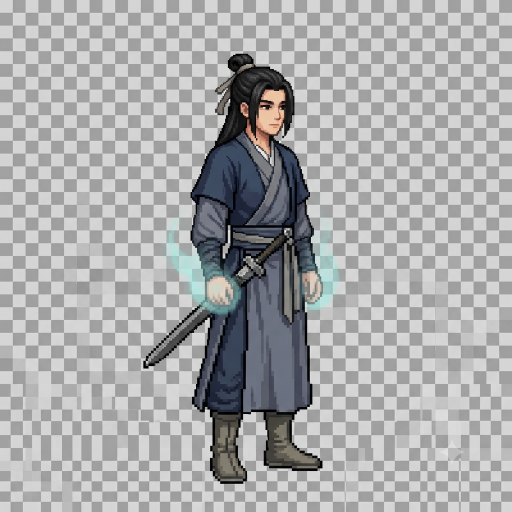
#> input picture tools/hero_luyenkhi_design.png, 1024 x 1024 px, found by its file name (shown at 1/2 size); the run also reads 2 pictures not shown here
$ python cut_heroes.py hero_luyenkhi_design.png hero_trucco_design.png
#> lines starting #> are read from the running program, lines starting #| are printed output that depends on the picture; after the words box and inside, x2 and y2 are one past the last pixel; in counts of white or black regions, pixels touching at a corner belong together
"""Tách nhân vật theo cảnh giới từ ảnh thiết kế nền ô cờ giả (xám/trắng).
Nền: điểm trung tính (ít màu) trong dải sáng của ô cờ, nối với mép ảnh — viền đen nét pixel chặn lại nên
không ăn vào người. Vệt linh khí xanh nhạt và vòng phù văn nối với nền cũng bị bỏ (nền tự vẽ hiệu ứng).
Xuất vào thư mục img:
  hero_<cg>_stand.png  (hình đứng nét, cao 360px)      · hero_<cg>.png / _48.png / _24.png (sprite pixel, quay phải)
  med_<cg>.png         (hình ngồi thiền nét, cao 400px)
Dùng: python tools/cut_heroes.py tools wwwroot/img   (đọc tools/hero_*_design.png)"""
import sys
import numpy as np
from PIL import Image
from scipy import ndimage

SRC, OUT = sys.argv[1], sys.argv[2]

TOL = 14
def cutout(a, glow=True, extra_bg=None, keep=.02, tol=None, loose_n=30, aura_k=(18, 22)):
    """a: HxWx3 int. Trả mặt nạ người (True).
    Nền = điểm ít màu trong dải sáng của ô cờ (đo ở mép ảnh), nối với mép; túi kẹt bên trong chỉ coi là nền khi
    có đủ cả ô sáng lẫn ô tối (ô cờ thật), để không ăn vào áo xám cùng độ sáng."""
#> called with glow = True, keep = 0.02, loose_n = 30, aura_k = (18, 22)
    mx, mn = a.max(-1), a.min(-1); v = a.mean(-1); sat = mx - mn
#> after `sat = mx - mn`:
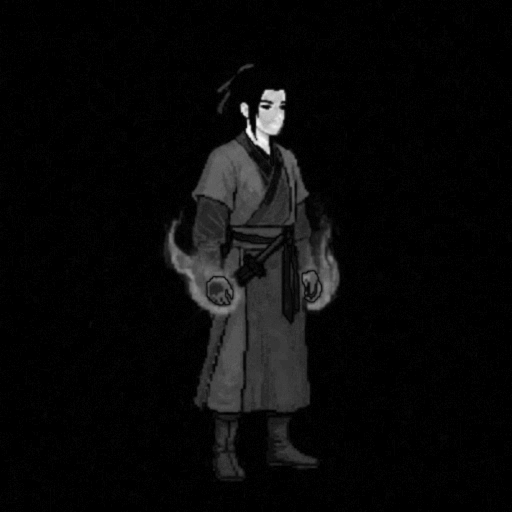
#> sat: shape (1024, 1024) int64 (shown at 1/2 size); min 0, max 96, mean 3.5; drawn with min black and max white
    e = np.concatenate([a[:6].reshape(-1, 3), a[-6:].reshape(-1, 3), a[:, :6].reshape(-1, 3), a[:, -6:].reshape(-1, 3)])
    e = e[(e.max(-1) - e.min(-1)) <= 20].mean(-1)
    lo, hi = np.percentile(e, 1) - 14, np.percentile(e, 99) + 14
#> lo = 141; hi = 231
    t1, t2 = np.percentile(e, 20), np.percentile(e, 80)              # 2 sắc độ ô cờ (chia 2 cụm)
#> t1 = 160; t2 = 213
    for _ in range(10):
        c = np.abs(e - t1) < np.abs(e - t2); t1, t2 = e[c].mean(), e[~c].mean()
    mid = (t1 + t2) / 2
#> mid = 186.6
    tol = TOL if tol is None else tol
    cand = (sat <= 20) & ((np.abs(v - t1) <= tol) | (np.abs(v - t2) <= tol))
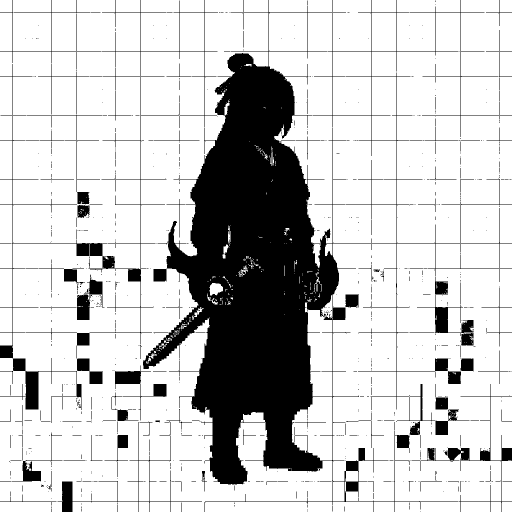
#> cand: shape (1024, 1024) bool (shown at 1/2 size); 78.7% white; 864 black regions (739 under 20 px), largest, box (x1, y1, x2, y2) and area: (286, 0, 1024, 1024) 183757, (0, 0, 436, 846) 11149, (823, 768, 1024, 1024) 2925
    if extra_bg is not None: cand |= extra_bg
    lab, n = ndimage.label(cand)
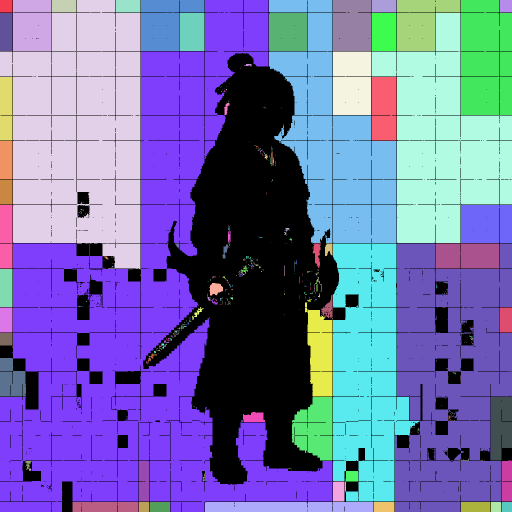
#> lab: shape (1024, 1024) int32 (shown at 1/2 size); 549 distinct labels, from 0 to 548; one colour per label, 0 black
#> n = 548
    border = set(np.unique(np.concatenate([lab[0], lab[-1], lab[:, 0], lab[:, -1]]))) - {0}
#> border = 36 items
    bg = np.isin(lab, list(border))
#> bg: shape (1024, 1024) bool; 67.3% white; 725 black regions (610 under 20 px), largest, box (x1, y1, x2, y2) and area: (286, 0, 1024, 1024) 299677, (0, 0, 436, 846) 15005, (116, 843, 404, 1024) 3845
    dark, light = cand & (v < mid - 8), cand & (v > mid + 8)
#> dark: shape (1024, 1024) bool; 39.2% white; 570 white regions (296 under 20 px), largest, box (x1, y1, x2, y2) and area: (46, 666, 282, 1004) 25080, (26, 487, 281, 742) 16494, (282, 231, 410, 486) 11589
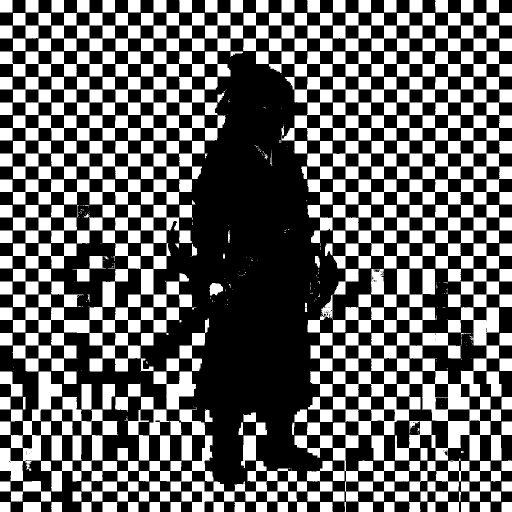
#> light: shape (1024, 1024) bool (shown at 1/2 size); 39.6% white; 535 white regions (188 under 20 px), largest, box (x1, y1, x2, y2) and area: (790, 614, 998, 921) 18748, (26, 614, 281, 743) 10332, (0, 743, 124, 963) 7298
    for i, sl in enumerate(ndimage.find_objects(lab), 1):
        if i in border or sl is None: continue
        mm = lab[sl] == i; d, l = (dark[sl] & mm).sum(), (light[sl] & mm).sum()
        if d >= 60 and l >= 60 and min(d, l) / max(d, l) > .25: bg[sl] |= mm
#> this loop made 548 passes
#> (mm, d, l) on passes 20 to 22: ([True], 1, 0), ([True], 1, 0), ([True], 1, 0)
#> bg: shape (1024, 1024) bool; 78.3% white; 834 black regions (709 under 20 px), largest, box (x1, y1, x2, y2) and area: (286, 0, 1024, 1024) 188202, (0, 0, 436, 846) 11205, (823, 768, 1024, 1024) 2979
    if extra_bg is not None: bg |= extra_bg
    # ô cờ lệch sắc (bị ám màu, khử răng cưa) sát nền: lan thêm tối đa 30px qua điểm ít màu trong dải sáng ô cờ
    loose = (sat <= 22) & (v >= lo) & (v <= hi)
#> loose: shape (1024, 1024) bool; 84.4% white; 34 black regions (32 under 20 px), largest, box (x1, y1, x2, y2) and area: (287, 107, 678, 969) 163947, (651, 459, 660, 475) 77
    for _ in range(loose_n):
        grow = ndimage.binary_dilation(bg) & loose & ~bg
        if not grow.any(): break
        bg |= grow
#> bg: shape (1024, 1024) bool; 83.9% white; 8 black regions (6 under 20 px), largest, box (x1, y1, x2, y2) and area: (287, 107, 678, 969) 168508, (651, 459, 660, 475) 77
    if glow:   # vệt linh khí xanh nhạt / phù văn: sáng, ngả lam-lục, lan từ nền
        R, G, B = a[..., 0], a[..., 1], a[..., 2]
        aura = ((G - R > aura_k[0]) | (B - R > aura_k[1])) & (v > max(t1, t2) - 6) & (mn > 80)   # chỉ vệt sáng nhạt, không ăn vào áo lam / ngọc
#> aura: shape (1024, 1024) bool; 0.44% white; 16 white regions (6 under 20 px), largest, box (x1, y1, x2, y2) and area: (358, 505, 409, 589) 2117, (640, 538, 665, 563) 592, (336, 487, 358, 512) 463
        for _ in range(40):
            grow = ndimage.binary_dilation(bg) & aura & ~bg
            if not grow.any(): break
            bg |= grow
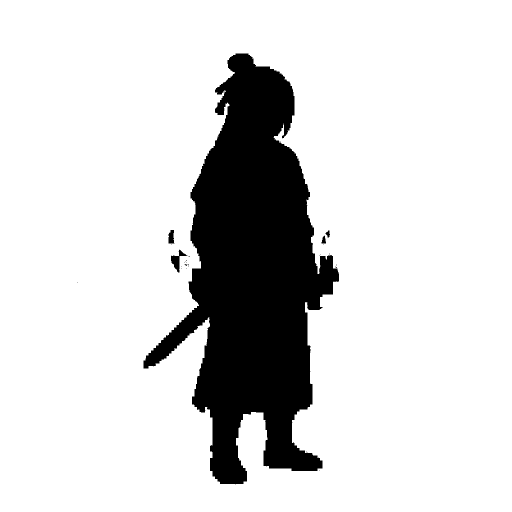
#> bg: shape (1024, 1024) bool (shown at 1/2 size); 84.2% white; 33 black regions (28 under 20 px), largest, box (x1, y1, x2, y2) and area: (287, 107, 678, 969) 164700, (342, 499, 375, 545) 517, (337, 460, 349, 487) 260, (643, 471, 652, 487) 95, (651, 461, 660, 475) 74
    fg = ~bg
    fg = ndimage.binary_opening(fg, iterations=1)
#> fg: shape (1024, 1024) bool; 15.8% white; 6 white regions, box (x1, y1, x2, y2) and area: (287, 107, 678, 969) 164472, (342, 511, 359, 545) 400, (337, 460, 348, 487) 255, (358, 500, 373, 512) 107, (643, 472, 652, 487) 90, (651, 461, 660, 475) 71
    lab2, n2 = ndimage.label(fg)
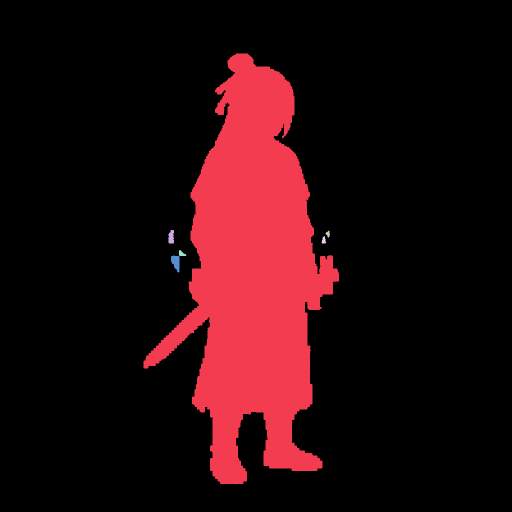
#> lab2: shape (1024, 1024) int32 (shown at 1/2 size); 7 distinct labels, from 0 to 6; one colour per label, 0 black
#> n2 = 6
    if n2:
        s = ndimage.sum(fg, lab2, range(1, n2 + 1))
#> s = [164472, 255, 71, 90, 107, 400]
        fg = np.isin(lab2, [i + 1 for i, x in enumerate(s) if x >= s.max() * keep])
#> fg: shape (1024, 1024) bool; 15.7% white; 1 white region, box (x1, y1, x2, y2) and area: (287, 107, 678, 969) 164472
    return fg

def rgba(a, m):
    return Image.fromarray(np.dstack([a, m * 255]).astype(np.uint8))
#> returned value: PIL image 1024x1024 RGBA

def crop(im):
    al = np.array(im)[..., 3]; ys, xs = np.nonzero(al)
    return im.crop((xs.min(), ys.min(), xs.max() + 1, ys.max() + 1))
#> returned value: PIL image 391x862 RGBA

def fit_h(im, h):
#> called with h = 360
    w = round(im.width * h / im.height)
#> w = 163
    arr = np.array(im).astype(float); al = arr[..., 3:] / 255
#> after `al = arr[..., 3:] / 255`: al: shape (862, 391, 1) float64; values 0 (black) and 1 (white), 48.8% white; 1 white region, box (x1, y1, x2, y2) and area: (0, 0, 391, 862) 164472
    pm = Image.fromarray(np.concatenate([arr[..., :3] * al, al * 255], -1).round().astype(np.uint8))
    r = np.array(pm.resize((w, h), Image.LANCZOS)).astype(float)
    a2 = np.clip(r[..., 3:], 0, 255) / 255
    rgb = np.where(a2 > .004, r[..., :3] / np.maximum(a2, 1e-3), 0)
    return Image.fromarray(np.concatenate([np.clip(rgb, 0, 255), a2 * 255], -1).round().astype(np.uint8))
#> returned value: PIL image 163x360 RGBA

OL = np.array([11, 8, 6])
def sprite(im, S, pad=1):
    """sprite pixel SxS: thu nhỏ kiểu BOX (giữ màu), ngưỡng alpha, viền tối 1px, chân sát đáy, căn giữa."""
#> called with S = 48, pad = 1
    sp = crop(im)
    s = min((S - 2 * pad) / sp.width, (S - 2 * pad) / sp.height)
#> s = 0.0534
    w, h = max(1, round(sp.width * s)), max(1, round(sp.height * s))
#> w = 21; h = 46
    arr = np.array(sp).astype(float); al = arr[..., 3:] / 255
    pm = Image.fromarray(np.concatenate([arr[..., :3] * al, al * 255], -1).astype(np.uint8)).resize((w, h), Image.BOX)
#> pm: PIL image 21x46 RGBA
    r = np.array(pm).astype(float); a2 = r[..., 3] / 255
    rgb = np.where(a2[..., None] > 0, r[..., :3] / np.maximum(a2[..., None], 1e-6), 0)
#> rgb: shape (46, 21, 3) float64
    m = a2 >= .5
#> m: shape (46, 21) bool; 49.3% white; 1 white region, box (x1, y1, x2, y2) and area: (0, 0, 21, 46) 476
    can = np.zeros((S, S, 3)); cm = np.zeros((S, S), bool)
    x0, y0 = (S - w) // 2, S - pad - h
#> x0 = 13; y0 = 1
    can[y0:y0 + h, x0:x0 + w][m] = rgb[m]; cm[y0:y0 + h, x0:x0 + w] = m
#> after `can[y0:y0 + h, x0:x0 + w][m] = rgb[m]`:
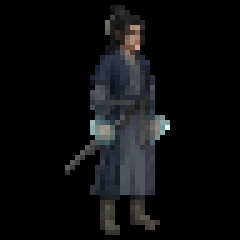
#> can: shape (48, 48, 3) float64 (shown 5 times larger); mean R, G, B 16.9, 17.6, 18.9; drawn with min black and max white
    ring = ndimage.binary_dilation(cm) & ~cm; can[ring] = OL; cm |= ring
    return Image.fromarray(np.dstack([can, cm * 255]).astype(np.uint8))

def load(name):
    return np.array(Image.open(f'{SRC}/{name}').convert('RGB')).astype(int)

# ---- hình đứng (3 cảnh giới) · bỏ thanh kiếm bay khỏi sprite nhỏ ----
STAND = {'luyenkhi': ('hero_luyenkhi_design.png', None), 'trucco': ('hero_trucco_design.png', (700, 210, 760, 570)),
         'kimdan': ('hero_kimdan_design.png', None)}
for cg, (fn, sword) in STAND.items():
    a = load(fn); m = cutout(a)
    if sword:                                                            # kiếm bay tách rời: giữ trong ảnh nét
        x0, y0, x1, y1 = sword; sub = cutout(a, keep=.0)[y0:y1, x0:x1]
        lab, n = ndimage.label(sub)
        if n: sz = ndimage.sum(sub, lab, range(1, n + 1)); m[y0:y1, x0:x1] |= lab == (np.argmax(sz) + 1)
    hd = crop(rgba(a, m))
    fit_h(hd, 360).save(f'{OUT}/hero_{cg}_stand.png')
    sm = m.copy()
    if sword: x0, y0, x1, y1 = sword; sm[y0:y1, x0:x1] = False    # kiếm bay tách rời: không đưa vào sprite nhỏ
    sp = crop(rgba(a, sm))
    fit_h(sp, 360).save(f'{OUT}/hero_{cg}.png')
    sprite(sp, 48).save(f'{OUT}/hero_{cg}_48.png')
    sprite(sp, 24).save(f'{OUT}/hero_{cg}_24.png')

# ---- hình ngồi: Luyện Khí, Trúc Cơ từ bảng 4 người (bỏ chiếu, kiếm cắm, vòng phù văn); Kim Đan từ ảnh riêng ----
sheet = load('hero_med_design.png')
# khung người (x0, y0, x1, y1) · mẫu màu chiếu (vùng chiếu không bị người che) · chiếu bắt đầu từ y = MAT_Y
MED = {'luyenkhi': ((97, 335, 300, 690), (95, 612, 125, 668)), 'trucco': ((302, 335, 515, 690), (302, 620, 320, 668))}
MAT_Y = 585
def mat_mask(a, kind, y_off):
    """chiếu ngồi (bỏ đi): Luyện Khí chiếu cói vàng lục, Trúc Cơ chiếu ngọc — chọn theo sắc màu, chỉ ở dải dưới."""
    R, G, B = a[..., 0], a[..., 1], a[..., 2]; v = a.mean(-1)
    if kind == 'luyenkhi': m = (G > B + 22) & (R > B + 8) & (G >= R - 10)         # chiếu cói vàng lục + viền lục sẫm (áo lam xám không lọt)
    else: m = (G > R + 45) & (v > 105) & (np.abs(G - B) < 45)                    # ngọc sáng (áo ngọc tối không lọt)
    m = ndimage.binary_closing(m, iterations=2) & ~((G < 70) & (v < 70)) | (m & True)
    # viền tối của chiếu: điểm tối kề vùng chiếu, ngả lục
    border = ndimage.binary_dilation(m, iterations=3) & (G > R + 8) & (v < 90) & ~m
    m |= border
    m[:max(0, MAT_Y - y_off)] = False
    return m
mats = np.zeros(sheet.shape[:2], bool)
for cg, ((x0, y0, x1, y1), (sx0, sy0, sx1, sy1)) in MED.items():
    mats[y0:y1, x0:x1] |= mat_mask(sheet[y0:y1, x0:x1], cg, y0)
full = cutout(sheet, extra_bg=mats)                                   # tách cả bảng một lần (lưới ô cờ tính trên cả ảnh)
for cg, ((x0, y0, x1, y1), _) in MED.items():
    m = full[y0:y1, x0:x1].copy()
    if cg == 'luyenkhi':                                              # vòng phù văn xanh ngọc sát mép trái: người Luyện Khí không có màu này
        sub = sheet[y0:y1, x0:x1]; R, G, B = sub[..., 0], sub[..., 1], sub[..., 2]
        m &= ~ndimage.binary_dilation((G - R > 35) & (B - R > 35), iterations=2)
        v = sub.mean(-1); ghost = m & (B - R > 8) & (v > 118) & (sub.max(-1) - sub.min(-1) < 60)   # vệt sáng mờ của vòng phù văn còn bám mép trái
        gl, gn = ndimage.label(ghost)
        for i, sl in enumerate(ndimage.find_objects(gl), 1):
            if sl[1].start < 40: m[gl == i] = False
    lab, n = ndimage.label(m)                                         # chỉ giữ người (mảng lớn nhất) trong khung
    if n: sz = ndimage.sum(m, lab, range(1, n + 1)); m = np.isin(lab, [i + 1 for i, x in enumerate(sz) if x >= sz.max() * .02])
    fit_h(crop(rgba(sheet[y0:y1, x0:x1], m)), 400).save(f'{OUT}/med_{cg}.png')
a = load('hero_kimdan_med_design.png')
# Kim Đan: tóc bạc xám gần sắc ô cờ, vắt qua vòng phù văn → so sắc ô cờ chặt hơn, không lan rộng, chỉ bỏ vệt xanh đậm
base_m = cutout(a)                                                    # tách chuẩn: nền sạch nhưng mất bớt tóc bạc
loose_m = cutout(a, tol=8, loose_n=4, aura_k=(30, 34))               # tách nhẹ tay: giữ tóc nhưng sót ô cờ
R_, G_, B_ = a[..., 0], a[..., 1], a[..., 2]
hair = loose_m & (R_ - B_ >= 7) & ndimage.binary_dilation(base_m, iterations=60)   # tóc bạc ngả ấm, ô cờ thì xám trung tính
m = base_m | hair
lab, n = ndimage.label(m); sz = ndimage.sum(m, lab, range(1, n + 1)); m = np.isin(lab, [i + 1 for i, x in enumerate(sz) if x >= sz.max() * .01])
fit_h(crop(rgba(a, m)), 400).save(f'{OUT}/med_kimdan.png')
print('ok')

# ---- bảng khung trận đấu (cửa sổ lớn) theo cảnh giới: cùng bố cục hoa_cau_ref.png (8 khung 168×158) ----
# khung 0/7: đứng · 1–3: nhoài người tới + quả cầu lửa lớn dần trước tay · 4–6: hiệu ứng lửa giữ nguyên bản cũ.
FW, FH = 168, 158
FEET = [(76, 153), (70, 150), (38, 148), (33, 146), None, None, None, (33, 146)]
FIRE = [None, (111, 80), (126, 82), (144, 76), None, None, None, None]
SCALE = [1, 1.107, 1.069, 1.204, 1, 1, 1, 1.204]
LEAN = [0, -3, -5, -7, 0, 0, 0, 2]                      # độ nghiêng (âm = nhoài về phía quái)
HERO_H = 124                                            # chiều cao nhân vật khung 0 trong bản cũ (px)
#> (the run stopped early here; a loop or call above may not have finished)
